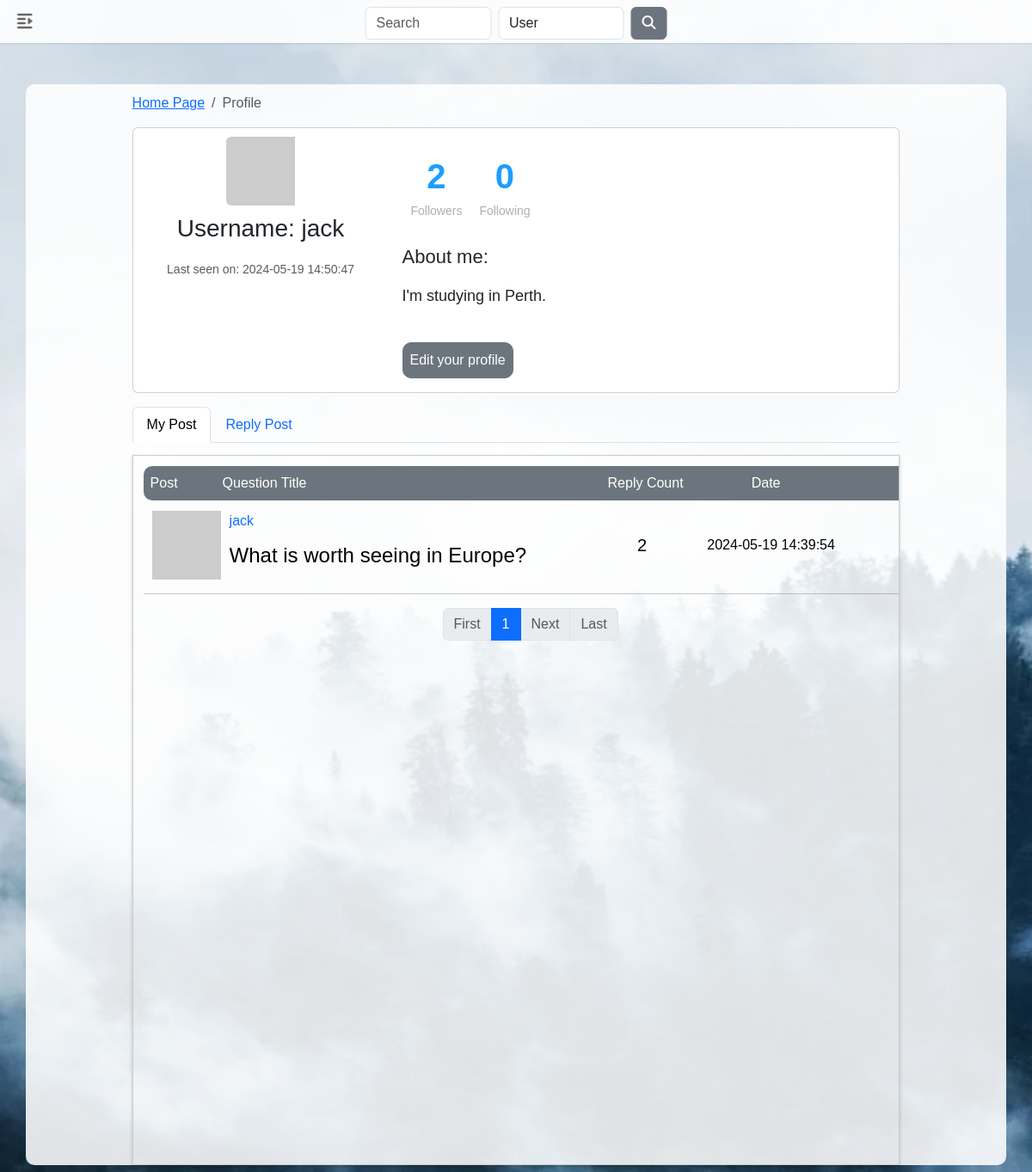
The page /user/jack (signed in) on the database its author committed.
### app/models.py (models this page shows, shortened)
class User(UserMixin, db.Model):
  id: so.Mapped[int] = so.mapped_column(primary_key=True)
  username: so.Mapped[str] = so.mapped_column(sa.String(64), index=True,unique=True)
  email: so.Mapped[str] = so.mapped_column(sa.String(120), index=True, unique=True)
  password_hash: so.Mapped[Optional[str]] = so.mapped_column(sa.String(256))
  avatar_path: so.Mapped[str] = so.mapped_column(sa.String(256), nullable = True)
  notifications: so.WriteOnlyMapped['Notification'] = so.relationship(
        back_populates='user', passive_deletes=True)
  posts: so.WriteOnlyMapped['Post'] = so.relationship("Post",
    back_populates='author', lazy='dynamic', passive_deletes=True,cascade='all, delete-orphan')
  replies: so.Mapped[list['Reply']] = so.relationship("Reply", back_populates="user",lazy='dynamic', cascade='all, delete-orphan', passive_deletes=True)
  about_me: so.Mapped[Optional[str]] = so.mapped_column(sa.String(140))
  last_seen: so.Mapped[Optional[datetime]] = so.mapped_column(
    default=lambda: datetime.now())
  last_message_read_time: so.Mapped[Optional[datetime]]
  following: so.WriteOnlyMapped['User'] = so.relationship(
    secondary=followers, primaryjoin=(followers.c.follower_id == id),
    secondaryjoin=(followers.c.followed_id == id),
    back_populates='followers', passive_deletes=True, cascade='all')
  followers: so.WriteOnlyMapped['User'] = so.relationship(
    secondary=followers, primaryjoin=(followers.c.followed_id == id),
    secondaryjoin=(followers.c.follower_id == id),
    back_populates='following', passive_deletes=True, cascade='all')
  messages_sent: so.WriteOnlyMapped['Message'] = so.relationship( foreign_keys='Message.sender_id', back_populates='author', passive_deletes=True)
  messages_received: so.WriteOnlyMapped['Message'] = so.relationship( foreign_keys='Message.recipient_id', back_populates='recipient', passive_deletes=True)
  def unread_message_count(self):
    last_read_time = self.last_message_read_time or datetime(1900, 1, 1)
    query = sa.select(Message).where(Message.recipient == self, Message.timestamp > last_read_time)
    return db.session.scalar(sa.select(sa.func.count()).select_from(query.subquery()))
  def avatar(self, size):
    if self.avatar_path:
        return url_for('main.uploaded_avatars', filename=self.avatar_path)
    else:
        digest = md5(self.email.lower().encode('utf-8')).hexdigest()
        return f'https://www.gravatar.com/avatar/{digest}?d=identicon&s={size}'
  def followers_count(self):
    query = sa.select(sa.func.count()).select_from(
      self.followers.select().subquery())
    return db.session.scalar(query)
  def following_count(self):
    query = sa.select(sa.func.count()).select_from(
      self.following.select().subquery())
    return db.session.scalar(query)

class Post(db.Model):
    id: so.Mapped[int] = so.mapped_column(primary_key=True)
    title: so.Mapped[str] = so.mapped_column(sa.String(140))
    content: so.Mapped[str] = so.mapped_column(sa.Text, nullable=False)
    timestamp: so.Mapped[datetime] = so.mapped_column(
        index=True, default=lambda: datetime.now())
    user_id: so.Mapped[int] = so.mapped_column(sa.ForeignKey(User.id), index=True)
    author: so.Mapped[User] = so.relationship(back_populates='posts')
    replies: so.WriteOnlyMapped['Reply'] = so.relationship('Reply', back_populates='post', cascade='all, delete-orphan')
    def replies_count(self):
        return db.session.query(sa.func.count(Reply.id)).filter(Reply.post_id == self.id).scalar()

### app/routes.py (the view)
@main.route('/user/<username>')
@login_required
def user(username):
    user = db.first_or_404(sa.select(User).where(User.username == username))
    page = request.args.get('page', 1, type=int)
    post_query = user.posts.select().order_by(Post.timestamp.desc())
    posts = db.paginate(post_query, page=page, per_page=current_app.config['POSTS_PER_PAGE'], error_out=False)
    reply_query = user.replies.order_by(Reply.timestamp.desc())
    replies = db.paginate(reply_query, page = page, per_page=current_app.config['POSTS_PER_PAGE'], error_out=False)
    next_url_post = url_for('main.user', username=user.username, page=posts.next_num) \
        if posts.has_next else None
    prev_url_post = url_for('main.user', username=user.username, page=posts.prev_num) \
        if posts.has_prev else None
    next_url_reply = url_for('main.user', username=user.username, page=replies.next_num) \
        if posts.has_next else None
    prev_url_reply = url_for('main.user', username=user.username, page=replies.prev_num) \
        if posts.has_prev else None
    form = EmptyForm()
    return render_template('user.html', user=user, posts=posts,replies = replies, next_url_post=next_url_post, prev_url_post=prev_url_post, next_url_reply= next_url_reply,prev_url_reply =prev_url_reply,form=form)

### app/templates/user.html (shortened to what this page needs)
{% extends "base.html" %}
{% block styles %}
<link rel="stylesheet" href="{{ url_for('static', filename='user.css') }}">
<link rel="stylesheet" href="https://cdn.jsdelivr.net/npm/bootstrap@5.3.3/dist/css/bootstrap.min.css">
{% endblock %}
{% block content %}
<div class="container mt-5 sm-2 md-3 mb-2 user-container">
  <div class="user-page">
    <nav aria-label="breadcrumb">
      <ol class="breadcrumb">
        <li class="breadcrumb-item"><a href="{{url_for('main.index', page=1)}}">Home Page</a></li>
        <li class="breadcrumb-item active" aria-current="page">Profile</li>
      </ol>
    </nav>
    <div class="user-top">
      <div class="card user-card mb-3">
        <div class="row g-0">
          <div class="col-md-4">
            <div class=user-card-left>
              <img src="{{ user.avatar(200) }}" class="img-fluid rounded-start avatar"
                alt="Profile Pic">
              <h3 class="user-name">
                <span>Username:</span>
                <span class="user-name-text" data-bs-toggle="tooltip" data-bs-title="{{ user.username }}"> {{
                  user.username }}</span>
              </h3>
              <p class="user-card-text"><small class="text-body-secondary"> {% if user.last_seen %}<span>Last seen on:
                    {{user.last_seen.strftime('%Y-%m-%d %H:%M:%S') }}</span>{% endif %}<br><br>
                </small></p>
            </div>
          </div>
          <div class="col-md-8">
            <div class="card-body">
              <div class="user-follow-info">
                <div class="user-follow-info-each">
                  <span class="user-follow-count">{{user.followers_count()}} </span>
                  <span class="user-follow-text">Followers</span>
                </div>
                <div class="user-follow-info-each">
                  <span class="user-follow-count">{{user.following_count()}}</span>
                  <span class="user-follow-text">Following</span>
                </div>
              </div>
              <p class="card-text">{% if user.about_me %}
              <p class="user-about-me-title">About me:</p>
              <p class="user-about-me-text"> {{ user.about_me }}</p>{% endif %}
              {% if user == current_user %}<br>
              <span><a href="{{ url_for('main.edit_profile') }}" class="btn btn-secondary" id="editprofiel">Edit your profile</a></span>
              {% elif not current_user.is_following(user) %}
              <p>
              <form action="{{ url_for('main.follow', username=user.username) }}" method="post">
                {{ form.hidden_tag() }}
                {{ form.submit(value='Follow', class="btn btn-primary") }}
              </form>
              {% else %}
              <p>
              <form action="{{ url_for('main.unfollow', username=user.username) }}" method="post">
                {{ form.hidden_tag() }}
                {{ form.submit( value='Unfollow',class="btn btn-outline-primary") }}
              </form>
              {% endif %}<br>
            </div>
          </div>
        </div>
      </div>
    </div>
    <div class="user-bottom">
      <ul class="nav nav-tabs" style="cursor:pointer">
        <li class="nav-item">
          <a class="nav-link active" aria-current="page" onclick="showTabUser(event, 'tab1')">My Post</a>
        </li>
        <li class="nav-item">
          <a class="nav-link" onclick="showTabUser(event, 'tab2')">Reply Post</a>
        </li>
      </ul>
      <div class="user-bottom-middle">
        <div class="tabs-container">
          <div id="tab1" class="user-tabcontent" style="display: block; ">
            <div class="user-tabcontent-post">
              <div class="user-table-title">
                <div class="user-post-table-title-left">
                  Post
                </div>
                <div class="user-post-table-title-middle">
                  <div class="user-post-table-title">
                    Question Title
                  </div>
                </div>
                <div class="user-post-table-title-right">
                  <div class="user-post-table-title-count">
                    Reply Count
                  </div>
                  <div class="user-post-table-title-date">
                    Date
                  </div>
                </div>
              </div>
              {% if posts.items %}
              {% for post in posts %}
              {% include '_post_list.html' %}
              {% endfor %}
              <nav aria-label="Page navigation example">
                <ul class="pagination justify-content-center">
                  {% if posts.has_prev %}
                  <li class="page-item"><a class="page-link"
                      href="{{ url_for('main.user', username=user.username, page=1) }}">First</a>
                  </li>
                  <li class="page-item"><a class="page-link"
                      href="{{ url_for('main.user', username=user.username, page=posts.prev_num) }}">Prev</a></li>
                  {% else %}
                  <li class="page-item disabled"><span class="page-link">First</span></li>
                  {% endif %}
                  {% for p in range(posts.page - 2, posts.page + 3) if p > 0 and p <= posts.pages %} <li
                    class="page-item {% if p == posts.page %}active{% endif %}">
                    {% if p == posts.page %}
                    <span class="page-link">{{ p }}</span>
                    {% else %}
                    <a class="page-link" href="{{ url_for('main.user', username=user.username, page=p) }}">{{ p }}</a>
                    {% endif %}
                    </li>
                    {% endfor %}
                      {% if posts.has_next %}
                      <li class="page-item"><a class="page-link"
                          href="{{ url_for('main.user', username=user.username, page=posts.next_num) }}">Next</a></li>
                      <li class="page-item"><a class="page-link"
                          href="{{ url_for('main.user', username=user.username, page=posts.pages) }}">Last</a></li>
                      {% else %}
                      <li class="page-item disabled"><span class="page-link">Next</span></li>
                      <li class="page-item disabled"><span class="page-link">Last</span></li>
                      {% endif %}
                </ul>
              </nav>
              {% else %}
              {% include 'empty.html' %}
              {% endif %}
            </div>
          </div>
              {% if replies.items %}
              {% for reply in replies.items %}
              {% include '_reply_list.html' %}
              {% endfor %}
            {% else %}
            {% include 'empty.html' %}
            {% endif %}
        </div>
      </div>
    </div>
    {% endblock %}

### app/templates/_post_list.html (shortened to what this page needs)
{% block styles %}
<link rel="stylesheet" href="https://cdn.jsdelivr.net/npm/bootstrap@5.3.3/dist/css/bootstrap.min.css">
<link rel="stylesheet" href="{{ url_for('static', filename='post_list.css') }}">
{% endblock %}
{% block content %}
<div class="post-list">
  <div class="post-list-left">
    <img style="margin-left:10px; width: 80px;
    height: 80px;" src="{{ post.author.avatar(80) }}" alt="useravatar">
  </div>
  <div class="post-list-middle">
    <div class="post-list-middle-content">
      <div>
        <a class="user_popup" href="{{ url_for('main.user', username=post.author.username) }}">{{
          post.author.username }}</a>
      </div>
      <div class="post-list-title">
        <a class="post-list-title-text" href="{{ url_for('main.post_detail', post_id=post.id) }}">{{
          post.title }}</a>
      </div>
    </div>
  </div>
  <div class="post-list-count">
    {{ post.replies_count() }}
  </div>
  <div class="post-list-date">
    {{ post.timestamp.strftime('%Y-%m-%d %H:%M:%S') }}
  </div>
</div>
<hr>
{% endblock %}

### rows shown on the page
User: username "jack", last_seen "2024-05-19 14:50:47", about_me "I'm studying in Perth."
Post: author.username "jack", title "What is worth seeing in Europe?", replies_count "2", timestamp "2024-05-19 14:39:54"

### other values the page prints
{{ user.followers_count() }} "2"
{{ user.following_count() }} "0"
{{ p }} "1"
